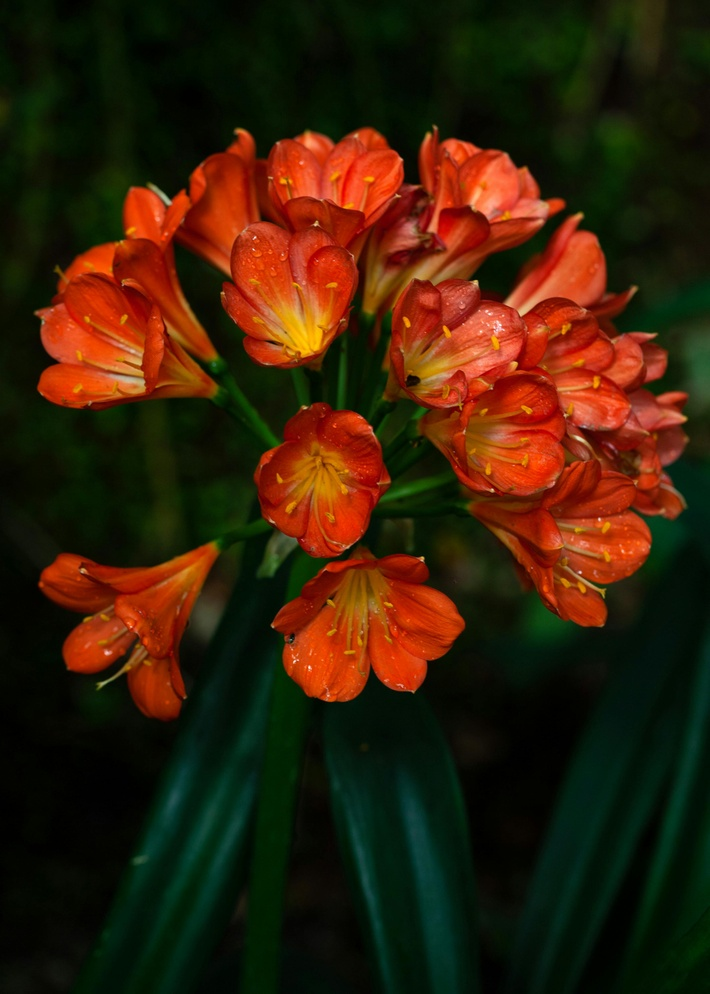
#> input picture flower-image.jpg, 710 x 994 px, shrunk from 2857 x 4000 before the run
$ python main.py
#> lines starting #> are read from the running program, lines starting #| are printed output that depends on the picture
import cv2
import matplotlib.pyplot as plt

def intensity_levels_changing(image, level):
    factor = 256 // level
    reduced_image = (image // factor) * factor
    return reduced_image

if __name__ == "__main__":
    img = cv2.imread("flower-image.jpg")
#> img is the input picture: shape (994, 710, 3); mean B, G, R 9, 31.6, 55.3
    img_rgb = cv2.cvtColor(img, cv2.COLOR_BGR2RGB)

    plt.imshow(img_rgb)
    plt.title("Original Image")
    plt.axis("off")
    plt.show()

    for levels in [2, 4, 8, 16, 32, 64, 128]:
        reduced = intensity_levels_changing(img, levels)
        cv2.imwrite(f"output/reduced_levels_{levels}.jpg", reduced)
#> this loop made 7 passes
#> pass 1, in intensity_levels_changing, `reduced_image = (image // factor) * factor`:
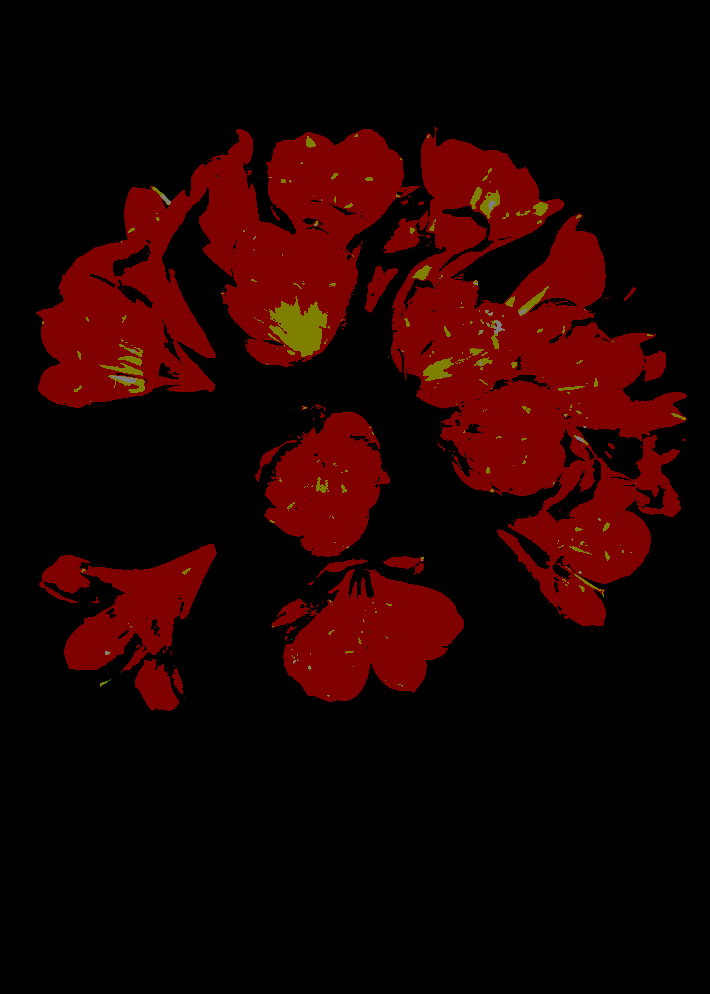
#> reduced_image: shape (994, 710, 3); mean B, G, R 0.1, 1.3, 29.8
#> pass 2, in intensity_levels_changing (call 2), `reduced_image = (image // factor) * factor`:
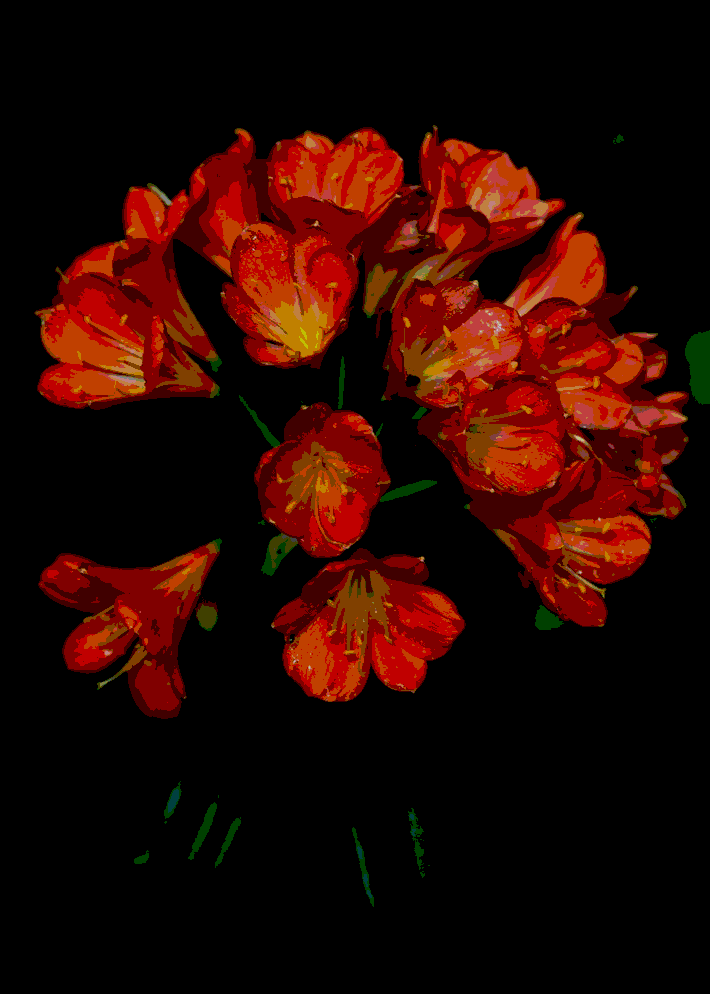
#> reduced_image: shape (994, 710, 3); mean B, G, R 1, 7.3, 40.3
#> pass 3, in intensity_levels_changing (call 3), `reduced_image = (image // factor) * factor`:
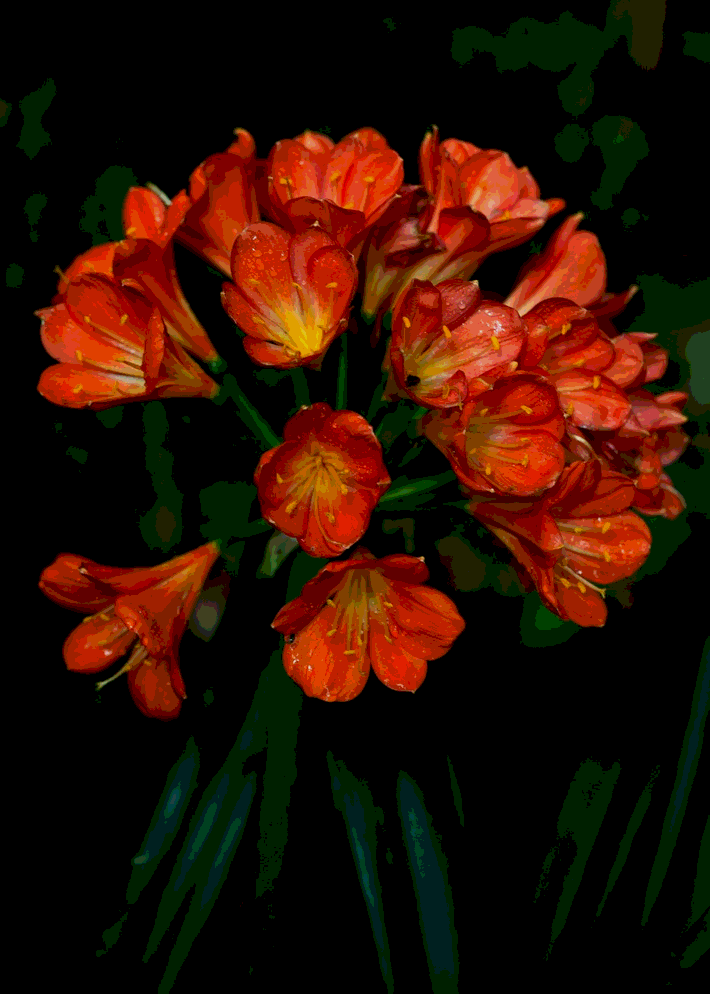
#> reduced_image: shape (994, 710, 3); mean B, G, R 3, 16.4, 45.7
